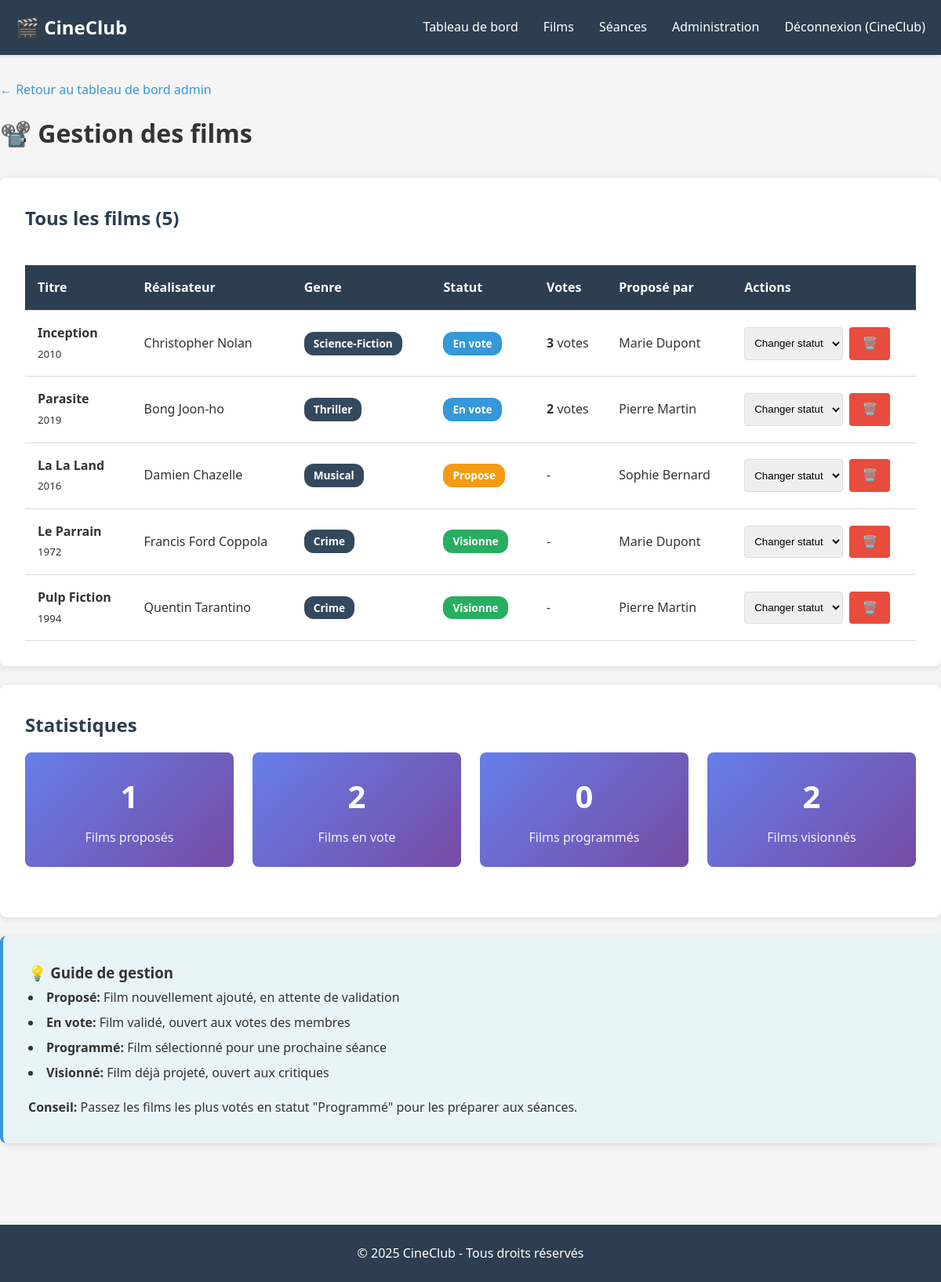
/admin/manage_films.php (signed in), run on the app's committed database.
### tables this page shows
CREATE TABLE films (
    id INT PRIMARY KEY AUTO_INCREMENT,
    titre VARCHAR(200) NOT NULL,
    realisateur VARCHAR(150) NOT NULL,
    annee INT NOT NULL,
    genre VARCHAR(50) NOT NULL,
    synopsis TEXT,
    duree INT,
    statut ENUM('propose', 'en_vote', 'programme', 'visionne') DEFAULT 'propose',
    user_id INT NOT NULL,
    date_proposition DATETIME DEFAULT CURRENT_TIMESTAMP,
    FOREIGN KEY (user_id) REFERENCES users(id) ON DELETE CASCADE,
    INDEX idx_statut (statut),
    INDEX idx_user (user_id)
);

CREATE TABLE users (
    id INT PRIMARY KEY AUTO_INCREMENT,
    nom VARCHAR(100) NOT NULL,
    prenom VARCHAR(100) NOT NULL,
    email VARCHAR(150) UNIQUE NOT NULL,
    password VARCHAR(255) NOT NULL,
    role ENUM('membre', 'admin') DEFAULT 'membre',
    date_inscription DATETIME DEFAULT CURRENT_TIMESTAMP,
    INDEX idx_email (email)
);

### admin/manage_films.php (the view, shortened to what this page needs)
<?php
require_once '../config/database.php';
$stmt = $pdo->query("
    SELECT f.*, u.prenom, u.nom,
           (SELECT COUNT(*) FROM votes WHERE film_id = f.id) as total_votes
    FROM films f
    JOIN users u ON f.user_id = u.id
    ORDER BY f.date_proposition DESC
");
$films = $stmt->fetchAll();
include '../includes/header.php';
?>
<link rel="stylesheet" href="../css/style.css">
<div style="margin-bottom: 1rem;">
    <a href="index.php" style="color: #3498db; text-decoration: none;">← Retour au tableau de bord admin</a>
</div>
<h1 style="margin-bottom: 2rem;">📽️ Gestion des films</h1>
<div class="card">
    <div style="display: flex; justify-content: space-between; align-items: center; margin-bottom: 1.5rem;">
        <h2 style="margin: 0;">Tous les films (<?php echo count($films); ?>)</h2>
    </div>
    <?php if (empty($films)): ?>
        <p>Aucun film dans la base de données.</p>
    <?php else: ?>
        <div style="overflow-x: auto;">
            <table class="table">
                <thead>
                    <tr>
                        <th>Titre</th>
                        <th>Réalisateur</th>
                        <th>Genre</th>
                        <th>Statut</th>
                        <th>Votes</th>
                        <th>Proposé par</th>
                        <th>Actions</th>
                    </tr>
                </thead>
                <tbody>
                    <?php foreach ($films as $film): ?>
                        <tr>
                            <td>
                                <strong><?php echo htmlspecialchars($film['titre']); ?></strong><br>
                                <small><?php echo $film['annee']; ?></small>
                            </td>
                            <td><?php echo htmlspecialchars($film['realisateur']); ?></td>
                            <td><span class="badge" style="background-color: #34495e; color: white;"><?php echo $film['genre']; ?></span></td>
                            <td>
                                <span class="badge badge-<?php
                                    echo $film['statut'] === 'propose' ? 'propose' :
                                        ($film['statut'] === 'en_vote' ? 'vote' :
                                        ($film['statut'] === 'programme' ? 'programme' : 'visionne'));
                                ?>">
                                    <?php echo ucfirst(str_replace('_', ' ', $film['statut'])); ?>
                                </span>
                            </td>
                            <td>
                                <?php if ($film['statut'] === 'en_vote'): ?>
                                    <strong><?php echo $film['total_votes']; ?></strong> votes
                                <?php else: ?>
                                    -
                                <?php endif; ?>
                            </td>
                            <td><?php echo htmlspecialchars($film['prenom'] . ' ' . $film['nom']); ?></td>
                            <td>
                                <div style="display: flex; gap: 0.5rem; flex-wrap: wrap;">
                                    <select onchange="if(this.value) window.location.href=this.value;" style="padding: 0.5rem; border-radius: 4px; border: 1px solid #ddd;">
                                        <option value="">Changer statut</option>
                                    </select>
                                    <a href="?action=delete&id=<?php echo $film['id']; ?>"
                                       class="btn btn-danger"
                                       onclick="return confirm('Êtes-vous sûr de vouloir supprimer ce film ?')"
                                       style="padding: 0.5rem 1rem;">
                                        🗑️
                                    </a>
                                </div>
                            </td>
                        </tr>
                    <?php endforeach; ?>
                </tbody>
            </table>
        </div>
    <?php endif; ?>
</div>
<div class="card">
    <h2>Statistiques</h2>
    <?php
    $stats_statuts = [];
    foreach ($films as $film) {
        $statut = $film['statut'];
        if (!isset($stats_statuts[$statut])) {
            $stats_statuts[$statut] = 0;
        }
        $stats_statuts[$statut]++;
    }
    ?>
    <div class="stats-grid">
        <div class="stat-card">
            <h3><?php echo isset($stats_statuts['propose']) ? $stats_statuts['propose'] : 0; ?></h3>
            <p>Films proposés</p>
        </div>
        <div class="stat-card">
            <h3><?php echo isset($stats_statuts['en_vote']) ? $stats_statuts['en_vote'] : 0; ?></h3>
            <p>Films en vote</p>
        </div>
        <div class="stat-card">
            <h3><?php echo isset($stats_statuts['programme']) ? $stats_statuts['programme'] : 0; ?></h3>
            <p>Films programmés</p>
        </div>
        <div class="stat-card">
            <h3><?php echo isset($stats_statuts['visionne']) ? $stats_statuts['visionne'] : 0; ?></h3>
            <p>Films visionnés</p>
        </div>
    </div>
</div>
<div class="card" style="background-color: #e8f4f8; border-left: 4px solid #3498db;">
    <h3>💡 Guide de gestion</h3>
    <ul style="list-style-position: inside; line-height: 2;">
        <li><strong>Proposé:</strong> Film nouvellement ajouté, en attente de validation</li>
        <li><strong>En vote:</strong> Film validé, ouvert aux votes des membres</li>
        <li><strong>Programmé:</strong> Film sélectionné pour une prochaine séance</li>
        <li><strong>Visionné:</strong> Film déjà projeté, ouvert aux critiques</li>
    </ul>
    <p style="margin-top: 1rem;"><strong>Conseil:</strong> Passez les films les plus votés en statut "Programmé" pour les préparer aux séances.</p>
</div>
<?php include '../includes/footer.php'; ?>

### css/style.css (style rules this page uses)
* { margin: 0; padding: 0; box-sizing: border-box; }
body { font-family: 'Segoe UI', Tahoma, Geneva, Verdana, sans-serif; background-color: #f5f5f5; color: #333; line-height: 1.6; }
.card { background: white; border-radius: 8px; padding: 2rem; margin-bottom: 1.5rem; box-shadow: 0 2px 10px rgba(0,0,0,0.1); }
.card h2 { color: #2c3e50; margin-bottom: 1rem; }
.btn { display: inline-block; padding: 0.75rem 1.5rem; background-color: #3498db; color: white; border: none; border-radius: 4px; cursor: pointer; text-decoration: none; font-size: 1rem; transition: background-color 0.3s; }
.btn-danger { background-color: #e74c3c; }
.table { width: 100%; border-collapse: collapse; margin-top: 1rem; }
.table th, .table td { padding: 1rem; text-align: left; border-bottom: 1px solid #ddd; }
.table th { background-color: #2c3e50; color: white; font-weight: 600; }
.badge { display: inline-block; padding: 0.25rem 0.75rem; border-radius: 12px; font-size: 0.85rem; font-weight: 600; margin-right: 0.5rem; }
.badge-propose { background-color: #f39c12; color: white; }
.badge-vote { background-color: #3498db; color: white; }
.badge-visionne { background-color: #27ae60; color: white; }
.stats-grid { display: grid; grid-template-columns: repeat(auto-fit, minmax(200px, 1fr)); gap: 1.5rem; margin-bottom: 2rem; }
.stat-card { background: linear-gradient(135deg, #667eea 0%, #764ba2 100%); color: white; padding: 1.5rem; border-radius: 8px; text-align: center; }
.stat-card h3 { font-size: 2.5rem; margin-bottom: 0.5rem; }
.stat-card p { font-size: 1rem; opacity: 0.9; }

### data on the page
films: titre "Inception", annee "2010", realisateur "Christopher Nolan", genre "Science-Fiction", statut "En vote", total_votes "3", user.nom "Marie Dupont", id "1", user "2"
films: titre "Parasite", annee "2019", realisateur "Bong Joon-ho", genre "Thriller", statut "En vote", total_votes "2", user.nom "Pierre Martin"
films: titre "La La Land", annee "2016", realisateur "Damien Chazelle", genre "Musical", statut "Propose", user.nom "Sophie Bernard"
films: titre "Le Parrain", annee "1972", realisateur "Francis Ford Coppola", genre "Crime", statut "Visionne", user.nom "Marie Dupont"
films: titre "Pulp Fiction", annee "1994", realisateur "Quentin Tarantino", genre "Crime", statut "Visionne", user.nom "Pierre Martin"

### other printed values
$_SESSION['prenom'] "CineClub"
count($films) "5"
